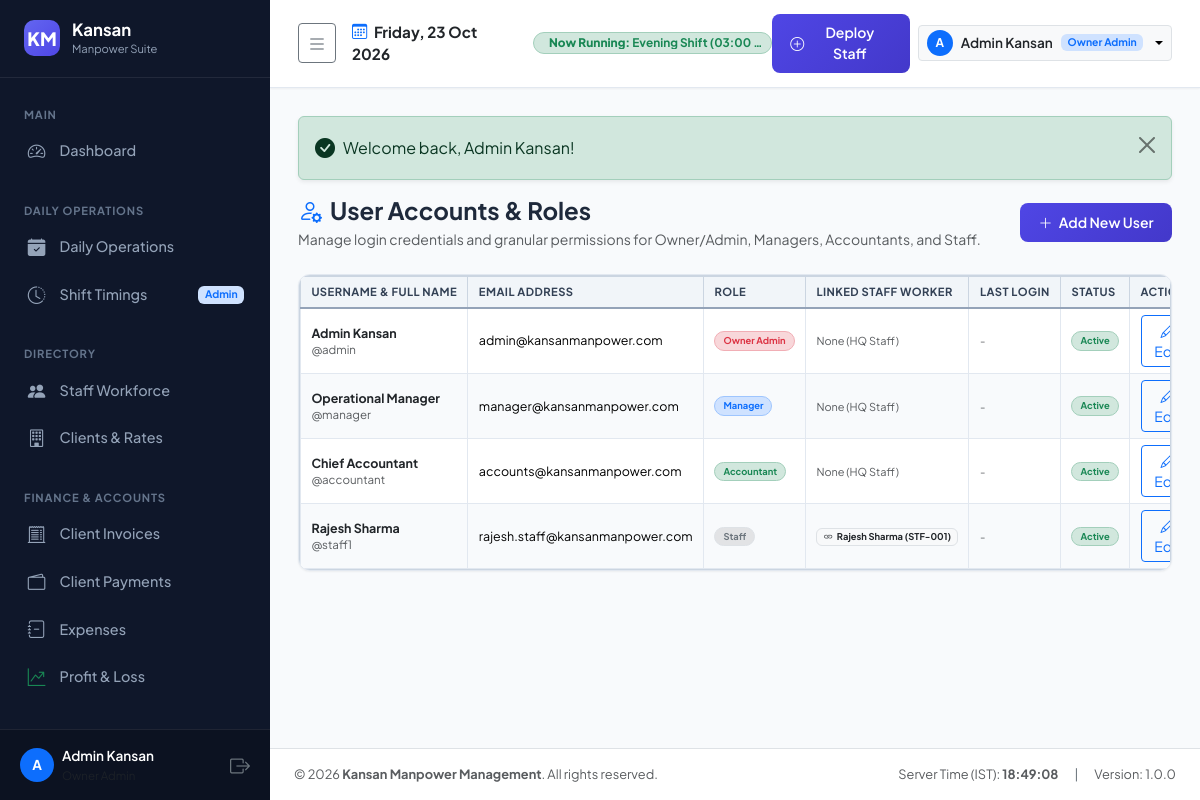
Page /modules/settings/users.php (signed in) on the committed database.
### tables this page shows
CREATE TABLE users (
    id INT PRIMARY KEY AUTO_INCREMENT,
    username VARCHAR(50) NOT NULL UNIQUE,
    email VARCHAR(100) NOT NULL UNIQUE,
    password_hash VARCHAR(255) NOT NULL,
    full_name VARCHAR(100) NOT NULL,
    phone VARCHAR(20) NULL,
    role ENUM('owner_admin', 'manager', 'accountant', 'staff') NOT NULL DEFAULT 'staff',
    staff_id INT NULL,
    status ENUM('active', 'inactive') NOT NULL DEFAULT 'active',
    last_login DATETIME NULL,
    created_at DATETIME DEFAULT CURRENT_TIMESTAMP,
    updated_at DATETIME DEFAULT CURRENT_TIMESTAMP ON UPDATE CURRENT_TIMESTAMP,
    CONSTRAINT fk_users_staff FOREIGN KEY (staff_id) REFERENCES staff(id) ON DELETE SET NULL,
    INDEX idx_user_role (role)
);

CREATE TABLE shifts (
    id INT PRIMARY KEY AUTO_INCREMENT,
    shift_code VARCHAR(20) NOT NULL UNIQUE,
    shift_name VARCHAR(100) NOT NULL,
    start_time TIME NOT NULL,
    end_time TIME NOT NULL,
    is_overnight TINYINT(1) NOT NULL DEFAULT 0,
    duration_hours DECIMAL(4,2) NOT NULL DEFAULT 8.00,
    description VARCHAR(255) NULL,
    status ENUM('active', 'inactive') NOT NULL DEFAULT 'active',
    created_at DATETIME DEFAULT CURRENT_TIMESTAMP,
    updated_at DATETIME DEFAULT CURRENT_TIMESTAMP ON UPDATE CURRENT_TIMESTAMP
);

CREATE TABLE staff (
    id INT PRIMARY KEY AUTO_INCREMENT,
    staff_code VARCHAR(20) NOT NULL UNIQUE,
    full_name VARCHAR(100) NOT NULL,
    phone VARCHAR(20) NOT NULL UNIQUE,
    email VARCHAR(100) NULL,
    emergency_contact VARCHAR(50) NULL,
    address TEXT NULL,
    id_proof_type VARCHAR(50) DEFAULT 'Aadhaar Card',
    id_proof_number VARCHAR(50) NULL,
    id_proof_doc VARCHAR(255) NULL,
    photo VARCHAR(255) NULL,
    bank_name VARCHAR(100) NULL,
    bank_account_no VARCHAR(50) NULL,
    bank_ifsc VARCHAR(20) NULL,
    upi_id VARCHAR(50) NULL,
    skill_category VARCHAR(50) NOT NULL DEFAULT 'General Staff',
    category_id INT NULL,
    staff_group VARCHAR(100) DEFAULT 'GENERAL POOL',
    default_payout_rate DECIMAL(10,2) NOT NULL DEFAULT 500.00,
    status ENUM('active', 'inactive', 'blocked') NOT NULL DEFAULT 'active',
    joined_date DATE NOT NULL,
    created_at DATETIME DEFAULT CURRENT_TIMESTAMP,
    updated_at DATETIME DEFAULT CURRENT_TIMESTAMP ON UPDATE CURRENT_TIMESTAMP,
    CONSTRAINT fk_staff_category FOREIGN KEY (category_id) REFERENCES staff_categories(id) ON DELETE SET NULL,
    INDEX idx_staff_phone (phone),
    INDEX idx_staff_status (status)
);

### modules/settings/users.php (the view, shortened to what the rows shown need)
<?php
$db = DB::getConnection();
$users = $db->query("
    SELECT u.*, s.full_name as linked_staff_name, s.staff_code
    FROM users u
    LEFT JOIN staff s ON u.staff_id = s.id
    ORDER BY u.id ASC
")->fetchAll();
require_once ROOT_PATH . '/templates/header.php';
require_once ROOT_PATH . '/templates/sidebar.php';
require_once ROOT_PATH . '/templates/navbar.php';
?>
<div class="custom-card">
    <div class="table-responsive">
        <table class="table table-custom align-middle">
            <thead>
                <tr>
                    <th>Username & Full Name</th>
                    <th>Email Address</th>
                    <th>Role</th>
                    <th>Linked Staff Worker</th>
                    <th>Last Login</th>
                    <th>Status</th>
                    <th class="text-end">Actions</th>
                </tr>
            </thead>
            <tbody>
                <?php foreach ($users as $u): ?>
                    <tr>
                        <td>
                            <div class="fw-bold text-dark"><?= htmlspecialchars($u['full_name']) ?></div>
                            <div class="text-muted" style="font-size:0.72rem;">@<?= htmlspecialchars($u['username']) ?></div>
                        </td>
                        <td><?= htmlspecialchars($u['email']) ?></td>
                        <td>
                            <?php
                                $roleBadge = match($u['role']) {
                                    'owner_admin' => 'bg-danger-subtle text-danger border border-danger-subtle',
                                    'manager'     => 'bg-primary-subtle text-primary border border-primary-subtle',
                                    'accountant'  => 'bg-success-subtle text-success border border-success-subtle',
                                    default       => 'bg-secondary-subtle text-secondary border'
                                };
                            ?>
                            <span class="badge <?= $roleBadge ?> text-capitalize px-2 py-1 rounded-pill">
                                <?= str_replace('_', ' ', $u['role']) ?>
                            </span>
                        </td>
                        <td>
                            <?php if ($u['linked_staff_name']): ?>
                                <span class="badge bg-light text-dark border">
                                    <i class="bi bi-link me-1"></i><?= htmlspecialchars($u['linked_staff_name']) ?> (<?= $u['staff_code'] ?>)
                                </span>
                            <?php else: ?>
                                <span class="text-muted small">None (HQ Staff)</span>
                            <?php endif; ?>
                        </td>
                        <td><small class="text-muted"><?= Helper::formatDateTime($u['last_login']) ?></small></td>
                        <td><?= Helper::statusBadge($u['status']) ?></td>
                        <td class="text-end">
                            <button type="button" class="btn btn-sm btn-outline-primary" onclick='editUser(<?= json_encode($u) ?>)'>
                                <i class="bi bi-pencil"></i> Edit
                            </button>
                        </td>
                    </tr>
                <?php endforeach; ?>
            </tbody>
        </table>
    </div>
</div>
<?php require_once ROOT_PATH . '/templates/footer.php'; ?>

### templates/sidebar.php (shortened to what the rows shown need)
<?php
$user = Auth::user();
$role = $user['role'] ?? 'staff';
?>
<aside class="app-sidebar">
    <div style="padding: 1rem 1.25rem; border-top: 1px solid rgba(255,255,255,0.08); background: rgba(0,0,0,0.2);">
        <div class="d-flex align-items-center justify-content-between">
            <div class="d-flex align-items-center gap-2 overflow-hidden">
                <div class="rounded-circle bg-primary text-white d-flex align-items-center justify-content-center fw-bold" style="width: 34px; height: 34px; font-size: 0.85rem; flex-shrink: 0;">
                    <?= strtoupper(substr($user['full_name'] ?? 'U', 0, 1)) ?>
                </div>
                <div class="overflow-hidden">
                    <div class="text-white text-truncate fw-semibold" style="font-size: 0.85rem;"><?= htmlspecialchars($user['full_name'] ?? 'Guest') ?></div>
                    <div class="text-muted text-truncate" style="font-size: 0.72rem;"><?= ucwords(str_replace('_', ' ', $role)) ?></div>
                </div>
            </div>
        </div>
    </div>
</aside>

### templates/navbar.php (shortened to what the rows shown need)
<?php
$user = Auth::user();
$currentTime = date('H:i:s');
$db = DB::getConnection();
$activeShiftStmt = $db->query("SELECT * FROM shifts WHERE status = 'active' ORDER BY start_time ASC");
$allShifts = $activeShiftStmt->fetchAll();
$currentRunningShift = null;
foreach ($allShifts as $sh) {
    if (!$sh['is_overnight']) {
        if ($currentTime >= $sh['start_time'] && $currentTime <= $sh['end_time']) {
            $currentRunningShift = $sh;
            break;
        }
    } else {
        if ($currentTime >= $sh['start_time'] || $currentTime <= $sh['end_time']) {
            $currentRunningShift = $sh;
            break;
        }
    }
}
?>
<div class="app-main">
    <header class="app-topbar">
        <div class="d-flex align-items-center gap-3">
            <div class="d-flex align-items-center gap-2 overflow-hidden">
                <?php if ($currentRunningShift): ?>
                    <span class="badge bg-success-subtle text-success border border-success-subtle px-2 py-1.5 rounded-pill d-flex align-items-center gap-1.5 text-truncate" style="font-size: 0.74rem; max-width: 240px;">
                        <span class="text-truncate">
                            <strong class="d-none d-sm-inline">Now Running: </strong><?= htmlspecialchars($currentRunningShift['shift_name']) ?> <span class="d-none d-md-inline">(<?= date('h:i A', strtotime($currentRunningShift['start_time'])) ?> - <?= date('h:i A', strtotime($currentRunningShift['end_time'])) ?>)</span>
                        </span>
                    </span>
                <?php else: ?>
                    <span class="badge bg-secondary-subtle text-secondary px-2 py-1 rounded-pill" style="font-size: 0.75rem;">
                        <i class="bi bi-pause-circle me-1"></i> <span class="d-none d-sm-inline">Shift </span>Transition
                    </span>
                <?php endif; ?>
            </div>
        </div>
        <div class="d-flex align-items-center gap-2">
            <div class="dropdown">
                <button class="btn btn-light btn-sm dropdown-toggle border d-flex align-items-center gap-2" type="button" data-bs-toggle="dropdown">
                    <div class="rounded-circle bg-primary text-white d-flex align-items-center justify-content-center fw-bold" style="width: 26px; height: 26px; font-size: 0.75rem;">
                        <?= strtoupper(substr($user['full_name'] ?? 'A', 0, 1)) ?>
                    </div>
                    <span class="fw-semibold text-dark d-none d-md-inline" style="font-size: 0.85rem;"><?= htmlspecialchars($user['full_name'] ?? 'User') ?></span>
                    <span class="badge bg-primary-subtle text-primary" style="font-size: 0.65rem;"><?= ucwords(str_replace('_', ' ', $user['role'] ?? '')) ?></span>
                </button>
            </div>
        </div>
    </header>
    <main class="page-container">

### core/Helper.php (shortened to what the rows shown need)
<?php
class Helper {
    public static function formatDateTime(?string $datetime, string $format = 'd M Y, h:i A'): string {
        if (empty($datetime) || str_starts_with($datetime, '0000-00-00')) return '-';
        $timestamp = strtotime($datetime);
        return $timestamp ? date($format, $timestamp) : '-';
    }
    public static function statusBadge(string $status, ?string $carriedToInvoice = null): string {
        $st = strtolower(trim($status));
        $icon = '';
        if ($st === 'scheduled') {
            $class = 'bg-primary-subtle text-primary border border-primary-subtle';
            $icon = '<i class="bi bi-clock-history me-1"></i>';
            $label = 'Scheduled';
        } elseif ($st === 'carried_forward') {
            $class = 'bg-info-subtle text-info border border-info-subtle';
            $icon = '<i class="bi bi-arrow-right-circle me-1"></i>';
            $label = !empty($carriedToInvoice) ? "Carry Forward to {$carriedToInvoice}" : 'Carry Forward';
        } else {
            $class = match($st) {
                'active', 'present', 'paid', 'approved', 'completed' => 'bg-success-subtle text-success border border-success-subtle',
                'pending', 'half_day', 'partially_paid' => 'bg-warning-subtle text-warning-emphasis border border-warning-subtle',
                'inactive', 'absent', 'unpaid', 'cancelled', 'blocked' => 'bg-danger-subtle text-danger border border-danger-subtle',
                'leave' => 'bg-info-subtle text-info-emphasis border border-info-subtle',
                default => 'bg-secondary-subtle text-secondary border border-secondary-subtle',
            };
            $label = ucwords(str_replace('_', ' ', $status));
        }
        return '<span class="badge ' . $class . ' px-2 py-1 rounded-pill">' . $icon . htmlspecialchars($label) . '</span>';
    }
}

### rows in the picture
users: full_name "A", full_name "Admin Kansan", role "Owner Admin", username "admin", email "admin@kansanmanpower.com", shows "None (HQ Staff)", last_login "-", status "Active"
shifts: shift_name "Evening Shift", start_time "03:00…"
users: full_name "Operational Manager", username "manager", email "manager@kansanmanpower.com", role "Manager", shows "None (HQ Staff)", last_login "-", status "Active"
users: full_name "Chief Accountant", username "accountant", email "accounts@kansanmanpower.com", role "Accountant", shows "None (HQ Staff)", last_login "-", status "Active"
users: full_name "Rajesh Sharma", username "staff1", email "rajesh.staff@kansanmanpower.com", role "Staff", staff.full_name "Rajesh Sharma", staff.staff_code "STF-001", last_login "-", status "Active"

### other values in the picture
$flash['message'] "Welcome back, Admin Kansan!"
APP_NAME "Kansan Manpower Management"
APP_VERSION "1.0.0"
